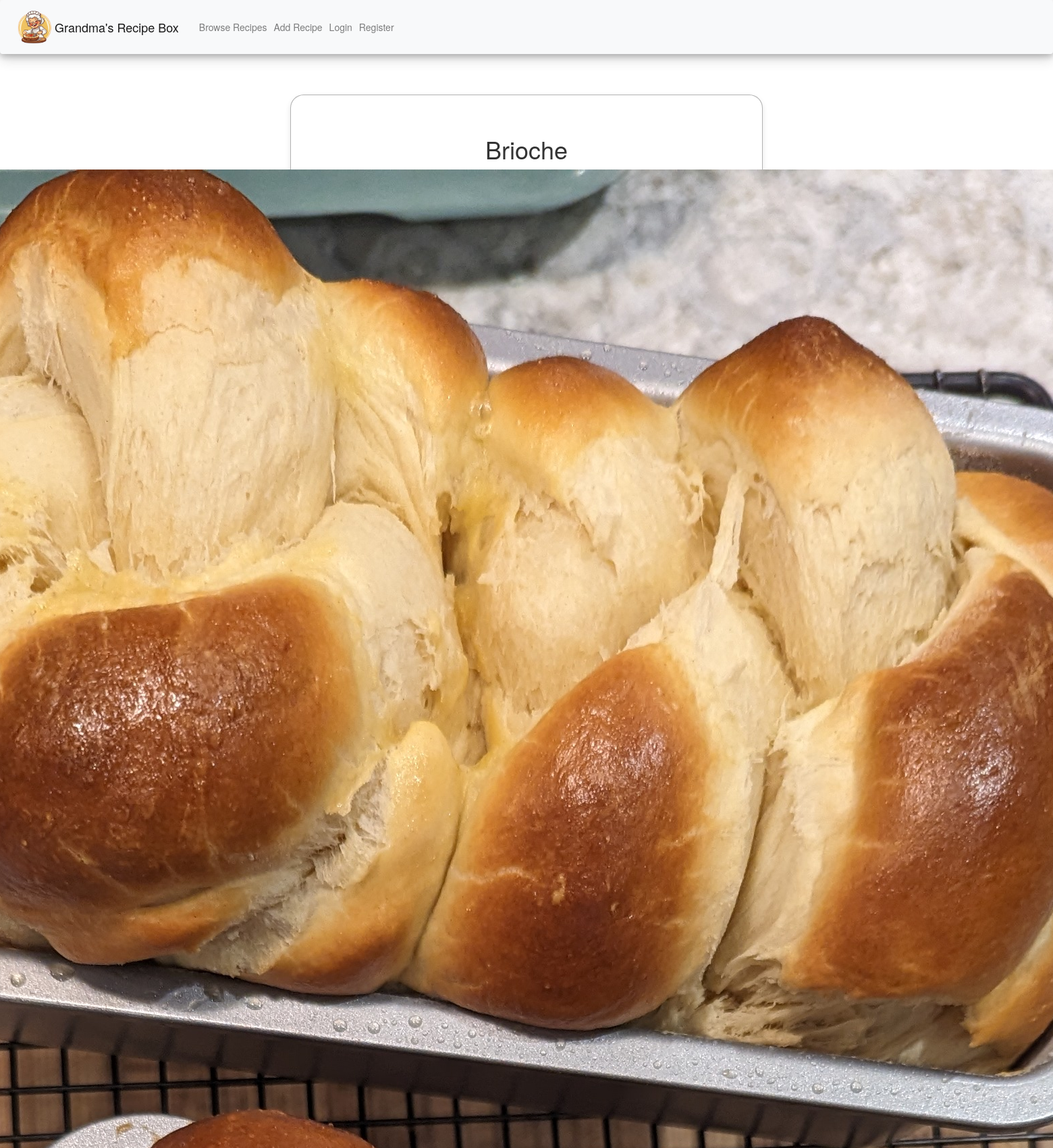
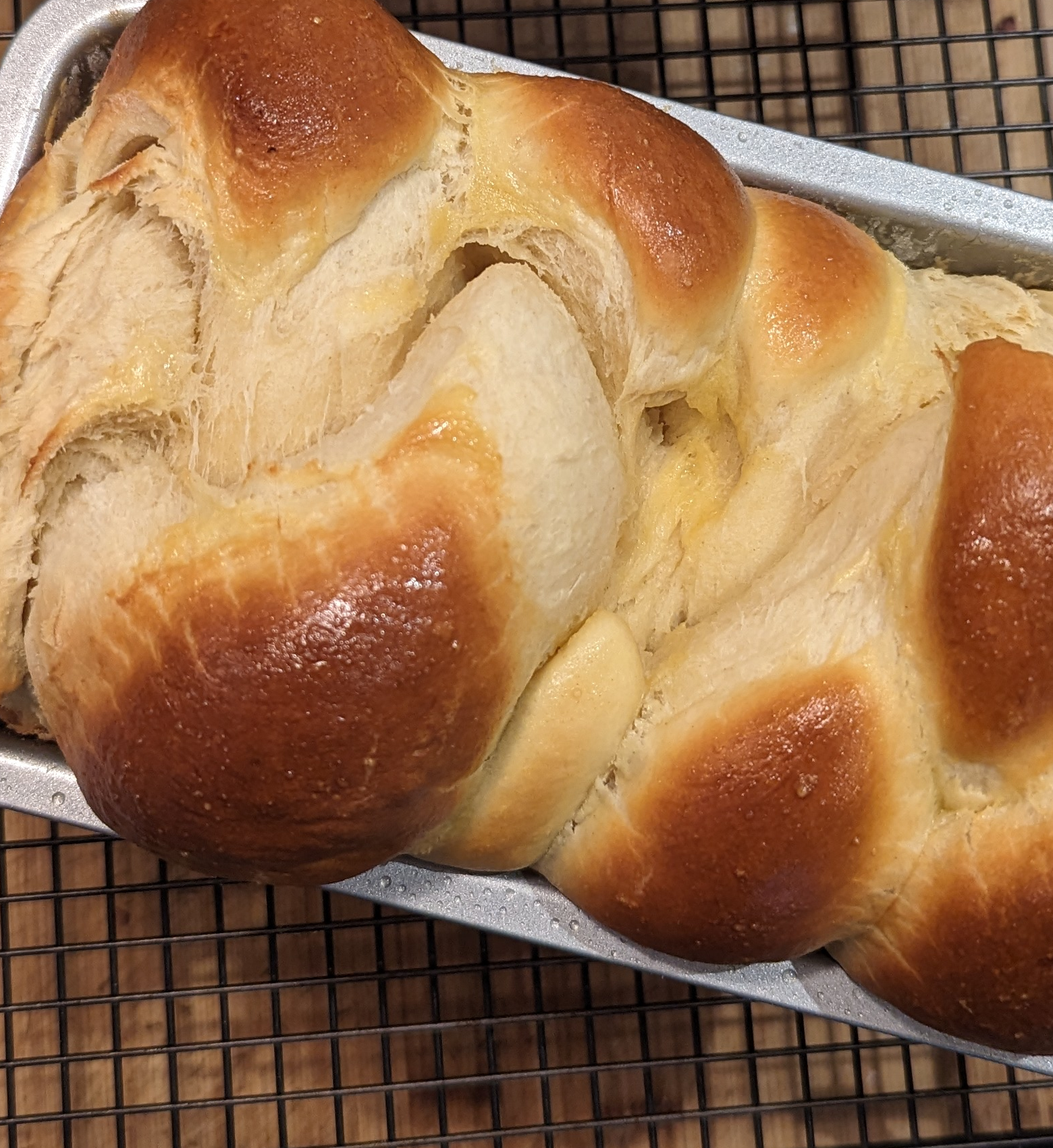
The app's page /viewRecipe/21 (upper part) with its own data (2 pictures, top to bottom).
### recipes/models.py (models this page shows, shortened)
class Recipe(models.Model):
    title = models.CharField(max_length=100, null=False, blank=False)
    ingredients = models.TextField(null=False, blank=False)
    instructions = models.TextField(null=False, blank=False)
    prepMinutes = models.IntegerField(null=False, blank=False)
    cookMinutes = models.IntegerField(null=False, blank=False)
    servings = models.IntegerField(null=False, blank=False)
    tags = TaggableManager()
    image = models.ImageField(upload_to='images/', null=True, blank=True)
    thumbnail = ImageSpecField(
        source = 'image',
        processors = [ResizeToFit(300, 300)],
        format = 'JPEG',
        options = {'quality':80}
    )
    public = models.BooleanField(default=False)
    user = models.ForeignKey(User, on_delete=models.CASCADE, related_name='recipes')
    def get_ingredients_list(self):
        return self.ingredients.split("\n")
    def get_formatted_ingredients(self):
        html = []
        html.append("<ul>")
        lines = self.get_ingredients_list()
        for line in lines:
            html.append("<li class='ingredientItem'>" + self.clean_line(line) + "</li>")
        html.append("</ul>")
        return "".join(html)
    def get_instructions_list(self):
        return self.instructions.split('\n')
    def get_formatted_instructions(self):
        html = []
        html.append("<ol>")
        lines = self.get_instructions_list()
        for line in lines:
            html.append("<li class='instructionItem'>" + line + "</li>")
        html.append("</ol>")
        return "".join(html)
    def convert_mins_to_hhmm(self, mins):
        hours = mins // 60
        minutes = mins % 60
        return f"{hours}:{minutes:02d}"
    def combine_times(self):
        total_time = self.prepMinutes + self.cookMinutes
        return self.convert_mins_to_hhmm(total_time)
    def clean_line(self, line):
        sep_line = line.split(",")
        clean_line = " ".join(sep_line)
        return clean_line
    def get_tag_list(self):
        return list(self.tags.names())

### recipes/views.py (the view)
# urls.py: path("viewRecipe/<int:id>", views.viewRecipe, name="viewRecipe"),
def viewRecipe(request, id):
    if request.user.is_authenticated:
        recipe = crud_get_recipes(id = id, user = request.user)
    else:
        recipe = crud_get_recipes(id = id)
    formattedIngredients = recipe.get_formatted_ingredients()
    formattedInstructions = recipe.get_formatted_instructions()
    prepTime = recipe.convert_mins_to_hhmm(recipe.prepMinutes)
    cookTime = recipe.convert_mins_to_hhmm(recipe.cookMinutes)
    combinedTime = recipe.combine_times()
    tags = recipe.get_tag_list()
    return render(request, "viewRecipe.html", {
        "recipe": recipe,
        "formattedIngredients": formattedIngredients,
        "formattedInstructions": formattedInstructions,
        "prepTime": prepTime,
        "cookTime" : cookTime,
        "combinedTime" : combinedTime,
        "tags": tags
    })

### recipes/crud.py (called while the page is built)
def crud_get_recipes(id = -1, tags = (), query = "", user = None):
    if id != -1:
        matches = Recipe.objects.filter(id=id)
        if len(matches) == 0:
            raise Http404("Recipe not found")
        else:
            matched_recipe = matches[0]
        if matched_recipe.user != user and not matched_recipe.public:
            raise PermissionDenied
        return matched_recipe
    if tags:
        return Recipe.objects.filter(tags__name__in = tags).filter(Q(user = user) | Q(public = True))
    if query:
        return Recipe.objects.filter(title__icontains = query).filter(Q(user = user) | Q(public = True))
    return Recipe.objects.filter(Q(user = user) | Q(public = True))

### recipes/templates/viewRecipe.html (shortened to what this page needs)
{% extends "layout.html" %}
{% block body %}
    <div class="mainDiv">
        <div class="viewRecipe">
            <h1 class="pageHeader">{{ recipe.title }}</h1>
            {% if recipe.image %}
                <div style="display:flex;justify-content:center;align-items:center;">
                    <img src="{{ recipe.thumbnail.url}}" alt="{{ recipe.title }}">
                </div>
            {% endif %}
        </div>
    </div>
{% endblock %}

### static/styles.css (style rules this page uses)
html, body { margin: 0; padding: 0; height: 100%; display: flex; flex-direction: column; }
.pageHeader { text-align:center; }
.addRecipeForm, .viewRecipe { margin-top:40px; text-align:left; background-color: white; border: 1px solid rgba(0, 0, 0, 0.3); border-radius: 20px; padding: 40px; box-shadow: 0 4px 8px rgba(0, 0, 0, 0.1); width: 700px; }
.mainDiv { display:flex; justify-content:center; align-items:center; flex-direction:column; }

### records on screen
Recipe: title "Brioche", thumbnail (picture)
